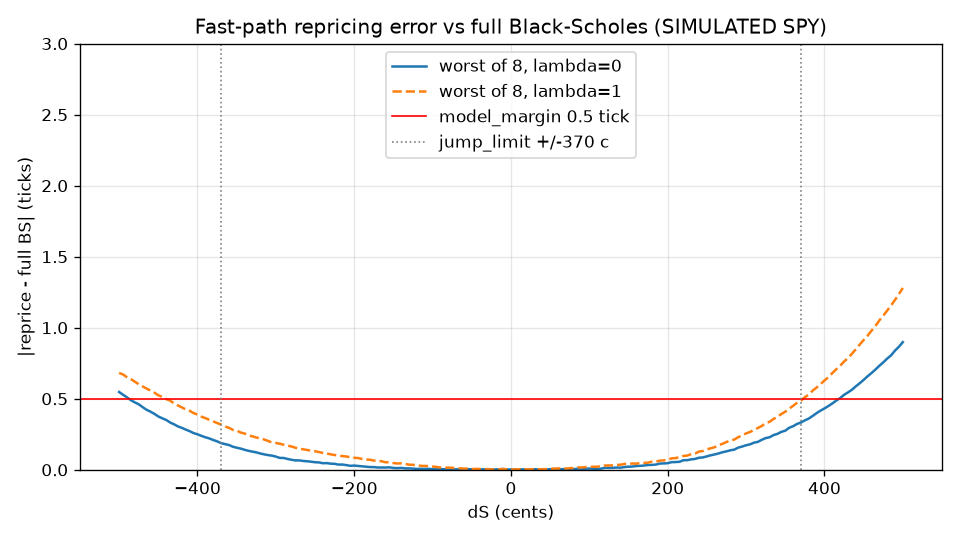

Source code (Python):
"""Error curve: fixed-point reprice() vs a full Black-Scholes reprice under the vol rule.

SIMULATED universe (placeholder SPY parameters from golden.py, all TODO(FINAL)).

Full reprice at S = S_ref + dS, same T (instantaneous move):
    sigma_new(K) = sigma(m_ref) + lambda * (smile(ln(K/S)) - smile(ln(K/S_ref))) + beta * dS_dollars
Its first derivative at dS = 0 is exactly the CLAUDE.md vol rule
-lambda*(b + 2cm)/S_ref + beta, so delta_adj matches the full model's slope.
lambda = 0 is sticky strike (each contract keeps its snapshot vol);
lambda = 1 moves along the smile (sticky moneyness).

The snapshot (theo_0, delta_adj, gamma_c) is rebuilt with the same lambda.

Usage: python golden/error_curve.py
"""

import math
import os

import numpy as np

import golden as g

MODEL_MARGIN_TICKS = 0.5
DS_CENTS = np.arange(-500, 501, 5)
HERE = os.path.dirname(os.path.abspath(__file__))


def full_reprice_ticks(c, S_ref, dS_cents, lam, beta=g.VOL_BETA,
                       a=g.SMILE_A, b=g.SMILE_B, cc=g.SMILE_C):
    S = S_ref + dS_cents / 100.0
    m_ref, m_new = math.log(c["K"] / S_ref), math.log(c["K"] / S)
    sigma = (g.smile_sigma(m_ref, a, b, cc)
             + lam * (g.smile_sigma(m_new, a, b, cc) - g.smile_sigma(m_ref, a, b, cc))
             + beta * dS_cents / 100.0)
    return g.bs(S, c["K"], g.T_YEARS, g.RATE, g.DIV, sigma, not c["is_put"])["price"] * 100.0


def error_curve(lam):
    """Returns (errors[n_ds, 8] in ticks, snapshot)."""
    snap = g.build_snapshot(lam=lam)
    S_ref = g.from_fixed(snap["S_ref"], g.FMT_S) / 100.0
    err = np.zeros((len(DS_CENTS), 8))
    for j, dS in enumerate(DS_CENTS):
        ds_raw = g.ds_raw(snap["S_ref"] + int(dS) * 16, snap["S_ref"])
        for i, c in enumerate(snap["contracts"]):
            fx = g.reprice(c["theo_0"], c["delta_adj"], c["gamma_c"], ds_raw) / 256.0
            err[j, i] = abs(fx - full_reprice_ticks(c, S_ref, dS, lam))
    return err, snap


def first_exceed(ds, worst, limit=MODEL_MARGIN_TICKS):
    """(first dS > 0 with worst > limit, first dS < 0 with worst > limit); None if never."""
    up = next((int(d) for d, e in zip(ds, worst) if d > 0 and e > limit), None)
    dn = next((int(d) for d, e in zip(ds[::-1], worst[::-1]) if d < 0 and e > limit), None)
    return up, dn


def proposed_jump_limit(up, dn, step=5):
    """Largest symmetric |dS| (cents) on the grid strictly before either side exceeds."""
    cands = [abs(x) - step for x in (up, dn) if x is not None]
    return min(cands) if cands else None


def adopted_jump_limit():
    """One jump_limit for both lambda modes: the tighter of the two proposals (cents)."""
    out = []
    for lam in (0.0, 1.0):
        err, _ = error_curve(lam)
        out.append(proposed_jump_limit(*first_exceed(DS_CENTS, err.max(axis=1))))
    return min(x for x in out if x is not None)


def hand_check(step_cents=1, max_cents=500):
    """Nearest-strike call (734 at the default spot), pure float delta-gamma Taylor vs full BS,
    vol held fixed. Two flat-vol readings: (i) truly flat at the smile level a (no smile),
    (ii) the smile vol at K held fixed (sticky strike). Returns {label: (up, dn)} in cents.
    """
    S = g.SPOT
    K = g.strikes_for(S)[-g.STRIKE_OFFSET]                       # nearest strike (A22)
    out = {}
    for label, sigma in ((f"flat {g.SMILE_A:.0%}", g.SMILE_A),
                         ("smile vol held", g.smile_sigma(math.log(K / S)))):
        gr = g.bs(S, K, g.T_YEARS, g.RATE, g.DIV, sigma, True)
        ds = np.arange(-max_cents, max_cents + 1, step_cents)
        err = []
        for d in ds:
            dd = d / 100.0
            taylor = gr["price"] + gr["delta"] * dd + 0.5 * gr["gamma"] * dd * dd
            full = g.bs(S + dd, K, g.T_YEARS, g.RATE, g.DIV, sigma, True)["price"]
            err.append(abs(taylor - full) * 100.0)
        out[label] = first_exceed(ds, np.array(err))
    return out


def main():
    import matplotlib
    matplotlib.use("Agg")
    import matplotlib.pyplot as plt

    names = [f"{'P' if i >= 4 else 'C'}{int(g.STRIKES[i % 4])}" for i in range(8)]   # default-spot grid
    results = {}
    for lam in (0.0, 1.0):
        err, _ = error_curve(lam)
        worst = err.max(axis=1)
        up, dn = first_exceed(DS_CENTS, worst)
        results[lam] = (err, worst, up, dn, proposed_jump_limit(up, dn))

    print(f"SIMULATED {g.UNDERLYING_SYMBOL} universe (spot {g.SPOT}). Worst |reprice - full BS| across 8 contracts, ticks")
    print(f"{'dS (c)':>7} | {'lam=0':>7} {'worst':>5} | {'lam=1':>7} {'worst':>5}")
    for j, dS in enumerate(DS_CENTS):
        if dS % 50 == 0:
            row = f"{int(dS):>7} |"
            for lam in (0.0, 1.0):
                err = results[lam][0]
                row += f" {err[j].max():7.3f} {names[int(err[j].argmax())]:>5} |"
            print(row.rstrip("|"))
    print()
    print(f"First dS with worst error > {MODEL_MARGIN_TICKS} tick (5-cent grid):")
    for lam in (0.0, 1.0):
        _, _, up, dn, jl = results[lam]
        print(f"  lambda={lam:g}: up side {up} c, down side {dn} c -> proposed jump_limit "
              f"{jl} c (${jl / 100:.2f})" if jl is not None else f"  lambda={lam:g}: never exceeds")
    print(f"  adopted (one constant, both modes): golden JUMP_LIMIT_CENTS = {g.JUMP_LIMIT_CENTS} c "
          f"= min of the two proposals ({adopted_jump_limit()} c)")
    print()
    print(f"Hand check, {g.strikes_for(g.SPOT)[-g.STRIKE_OFFSET]:g} call, float delta-gamma vs full BS, "
          "vol fixed (1-cent grid):")
    for label, (up, dn) in hand_check().items():
        print(f"  {label:>15}: exceeds 0.5 tick at +{up} c / {dn} c")

    fig, ax = plt.subplots(figsize=(8, 4.5))
    for lam, style in ((0.0, "-"), (1.0, "--")):
        ax.plot(DS_CENTS, results[lam][1], style, label=f"worst of 8, lambda={lam:g}")
    ax.axhline(MODEL_MARGIN_TICKS, color="red", lw=1, label="model_margin 0.5 tick")
    for x in (-g.JUMP_LIMIT_CENTS, g.JUMP_LIMIT_CENTS):
        ax.axvline(x, color="gray", lw=1, ls=":",
                   label=f"jump_limit +/-{g.JUMP_LIMIT_CENTS} c" if x > 0 else None)
    ax.set_xlabel("dS (cents)")
    ax.set_ylabel("|reprice - full BS| (ticks)")
    ax.set_ylim(0, 3)
    ax.set_title(f"Fast-path repricing error vs full Black-Scholes (SIMULATED {g.UNDERLYING_SYMBOL})")
    ax.grid(alpha=0.3)
    ax.legend()
    fig.tight_layout()
    path = os.path.join(HERE, "error_curve.png")
    fig.savefig(path, dpi=120)
    print(f"\nSaved {path}")


if __name__ == "__main__":
    main()
